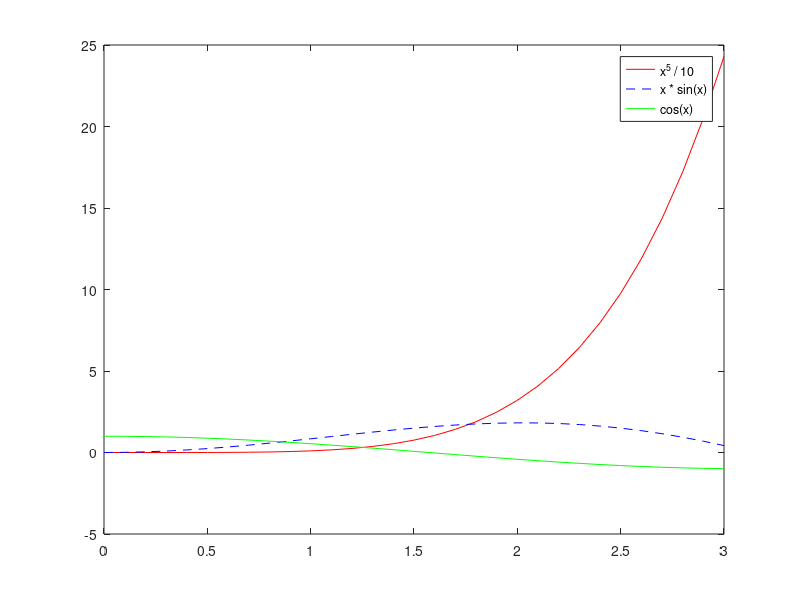

Write the MATLAB code that produced this figure.
#Exercise 1

A = [1, 0, -2; 
     2, 1, 3; 
     0, 1, 0]
B = [2, 1, 1; 
     1, 0, -1; 
     1, 1, 0]

C = A - B
D = A * B
E = A .* B



#Exercise 2

x = 0:0.1:3

f1 = x.^5 / 10
f2 = x .* sin(x)
f3 = cos(x)

title("plots")

plot(x, f1, 'r-')
hold on

plot(x, f2, 'b--')
hold on

plot(x, f3, 'g-')
hold on

legend('x^5 / 10', 'x * sin(x)', 'cos(x)')